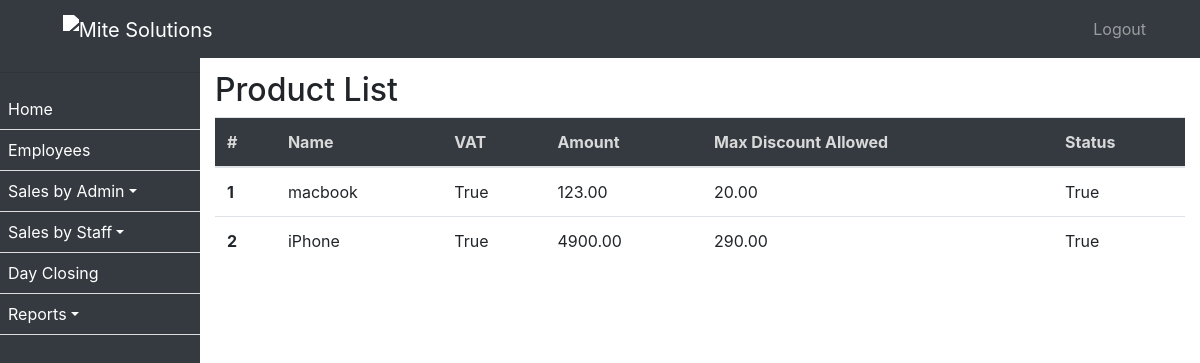
The app's page /product/ with its own data.
### ezshopapp/models.py (models this page shows, shortened)
class Product(models.Model):
    name = models.CharField(max_length=255)
    vat = models.BooleanField(default=False)
    amount = models.DecimalField(max_digits=10, decimal_places=2)
    max_discount_allowed = models.DecimalField(max_digits=10, decimal_places=2)
    status = models.BooleanField(default=True)

### ezshopapp/views.py (the view)
# urls.py: path('product/', ProductListView.as_view(), name='product_list'),
class ProductListView(ListView):
    model = Product
    template_name = 'product_list.html'

### ezshopapp/templates/product_list.html (shortened to what this page needs)
{% extends 'base.html' %}
{% block content %}
  <h2>Product List</h2>
  <table class="table">
    <thead>
      <tr>
        <th scope="col">#</th>
        <th scope="col">Name</th>
        <th scope="col">VAT</th>
        <th scope="col">Amount</th>
        <th scope="col">Max Discount Allowed</th>
        <th scope="col">Status</th>
      </tr>
    </thead>
    <tbody>
      {% for product in object_list %}
        <tr>
          <th scope="row">{{ forloop.counter }}</th>
          <td>{{ product.name }}</td>
          <td>{{ product.vat }}</td>
          <td>{{ product.amount }}</td>
          <td>{{ product.max_discount_allowed }}</td>
          <td>{{ product.status }}</td>
        </tr>
      {% endfor %}
    </tbody>
  </table>
{% endblock %}

### ezshopapp/templates/base.html (style rules this page uses)
body { padding-top: 56px; }
thead { background-color: #343a40; color: #d9d9d9; }
table { border:0px !important; }

### records on screen
Product: name "macbook", vat "True", amount "123.00", max_discount_allowed "20.00", status "True"
Product: name "iPhone", vat "True", amount "4900.00", max_discount_allowed "290.00", status "True"
